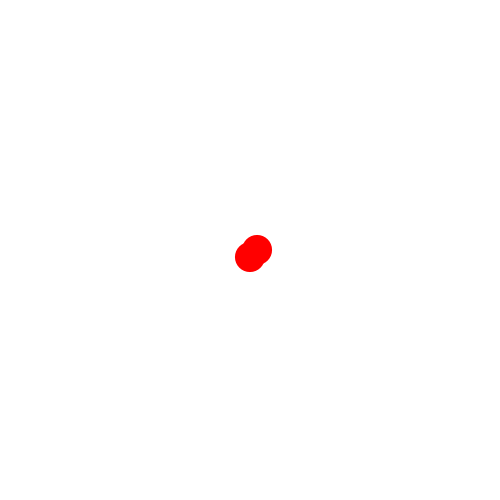
Frame 1 (no input)
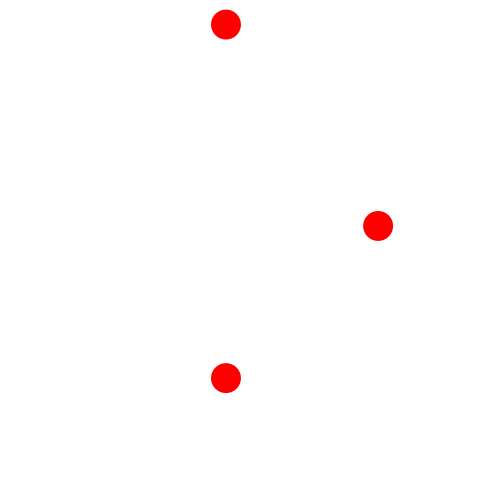
Frame 60 (the mouse pressed at the canvas centre just before this capture)
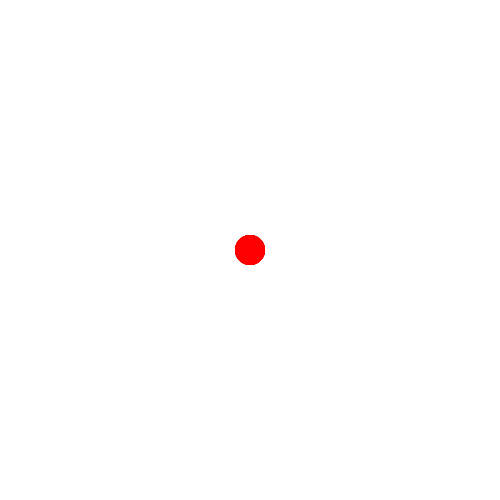
Frame 120 (the mouse held since frame 60 and released just before this capture)

The Processing sketch that drew these frames (run headless with seeded random() and noise(); from frame 60 on, the mouse is pressed at the canvas centre):

// Processing sketch: processing_53442
// ── processing_53442.pde

//sin smooth curve
int threshold;
int prevMillis=0;
float t = 0.0;
float angle = 0.0;

void setup()
{
  size(500,500);
  smooth();
  
  threshold =10;
   
}


void draw()
{ 
  background(255);
  noStroke();
  
   
  
  angle+=0.02;//the speed will change by this integer
  
  translate(width/2,height/2);
  
  /*
  float sinVal = 250+sin(angle)*10;//*x offset degree, +y offset starting point
                               //cos will swing in alittle bitdiff pace
                               //tan totally diff
                               
                              
  println(sinVal);
  
 
  ellipse(30,0,sinVal,sinVal);
  */
  
  if(millis() - prevMillis >= threshold)
  {
  
  float d = dist(width/2,height/2,mouseX,mouseY);

  float sinVal = sin(angle)*d;
 // ellipse(0,sinVal,30,30);

  
  fill(255,0,0);
  float cosVal = cos(angle)*d;
 
  ellipse(sinVal,cosVal,30,30);//sinval cosval make circle
  ellipse(sinVal+d,cosVal+d,30,30);
  ellipse(sinVal+d,cosVal,30,30);
  ellipse(sinVal,cosVal+d,30,30);
      ellipse(sinVal-d,cosVal-d,30,30);
    ellipse(sinVal-d,cosVal,30,30);
    ellipse(sinVal,cosVal-d,30,30);
     ellipse(sinVal,cosVal*(d*0.02),30,30);
         ellipse(sinVal,cosVal*(d*0.03),30,30);
              ellipse(sinVal*(d*0.03),cosVal,30,30);
  
    
  ellipse(cosVal,sinVal,30,30);
   ellipse(cosVal+d,sinVal,30,30); 
   ellipse(cosVal-d,sinVal,30,30);
     ellipse(cosVal,sinVal+d,30,30);
       ellipse(cosVal,sinVal-d,30,30);
  /*
    beginShape();
  for (int i=0;i<360;i+=40){
  

float y = sin(radians(i))*100;//other than circle, ref to math equations!!
float x = cos(radians(i))*100;
 fill(255,0,0);
//ellipse(x,y,30,30);
x+=random(-4,4);
y+=random(-4,4);
vertex(x,y);
  }
  endShape();
*/

  }
}
